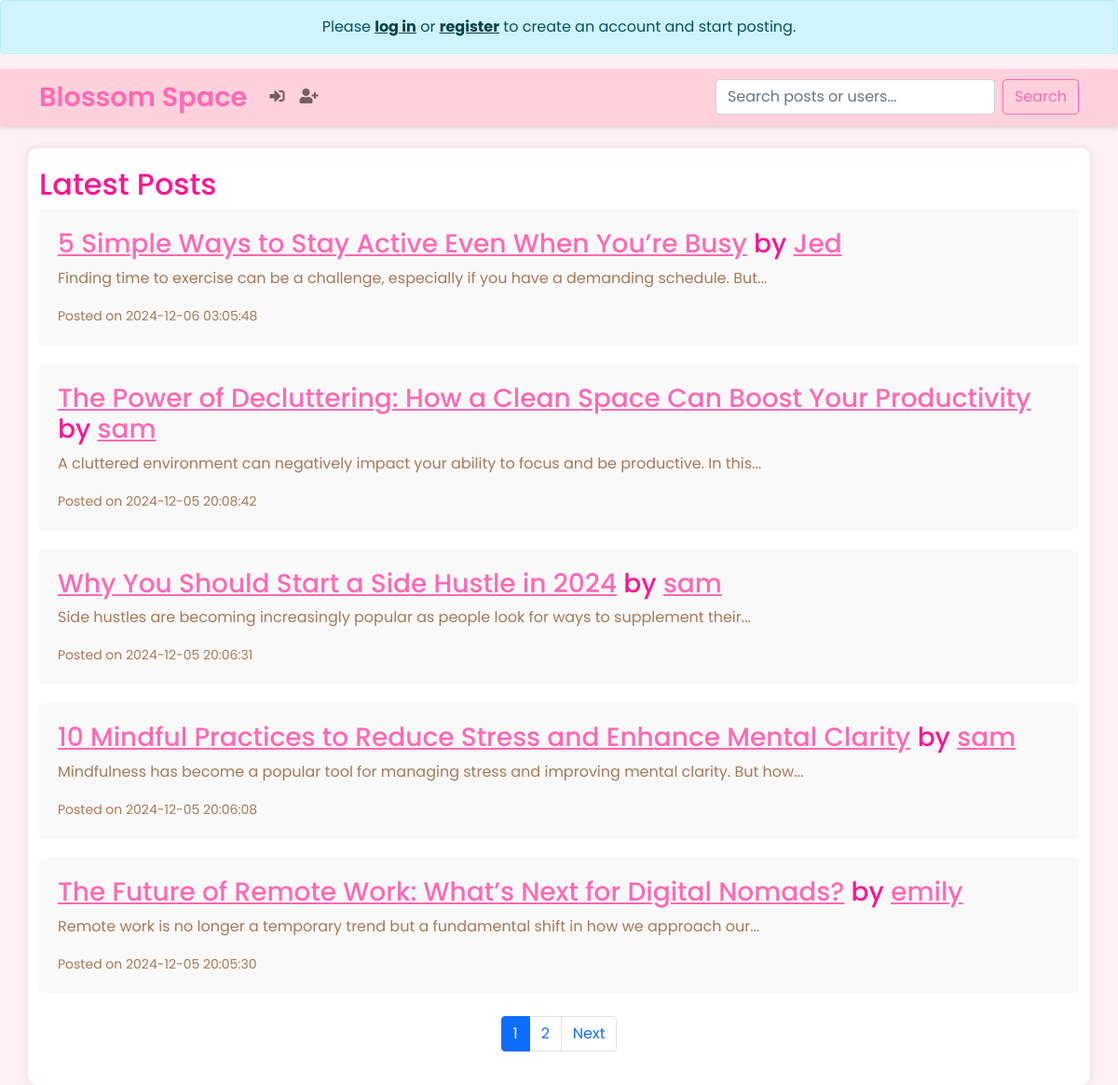
The page / on the database its author committed.
### tables this page shows
CREATE TABLE posts
                    (id INTEGER PRIMARY KEY AUTOINCREMENT,
                    title TEXT NOT NULL,
                    content TEXT NOT NULL,
                    created TIMESTAMP NOT NULL DEFAULT CURRENT_TIMESTAMP,
                    author_id INTEGER NOT NULL);

CREATE TABLE users
                    (id INTEGER PRIMARY KEY AUTOINCREMENT,
                    username TEXT UNIQUE NOT NULL,
                    password TEXT NOT NULL,
                    name TEXT,
                    bio TEXT);

### app.py (the view)
@app.route('/')
def index():
    page = request.args.get('page', 1, type=int)
    posts_per_page = 5
    offset = (page - 1) * posts_per_page
    with get_db_connection() as conn:
        total_posts = conn.execute('SELECT COUNT(*) FROM posts').fetchone()[0]
        total_pages = (total_posts + posts_per_page - 1) // posts_per_page
        posts = conn.execute('''
            SELECT posts.*, users.username, users.id as author_id
            FROM posts
            JOIN users ON posts.author_id = users.id
            ORDER BY posts.created DESC
            LIMIT ? OFFSET ?
        ''', (posts_per_page, offset)).fetchall()
    return render_template('index.html', posts=posts, page=page, total_pages=total_pages)

### app.py (called while the page is built)
def get_db_connection():
    conn = sqlite3.connect('blog.db')
    conn.row_factory = sqlite3.Row
    return conn

### templates/index.html (shortened to what this page needs)
{% extends 'base.html' %}
{% block content %}
    <h2>Latest Posts</h2>
    {% for post in posts %}
        <article>
            <h3>
                <a href="{{ url_for('post', post_id=post['id']) }}">{{ post['title'] }}</a>
                by <a href="{{ url_for('user_profile', user_id=post['author_id']) }}">{{ post['username'] }}</a>
            </h3>
            <p>{{ post['content']|truncate(100) }}</p>
            <small>Posted on {{ post['created'] }}</small>
        </article>
    {% endfor %}
    <nav aria-label="Page navigation">
        <ul class="pagination justify-content-center mt-4">
            {% for p in range(1, total_pages + 1) %}
                <li class="page-item {% if p == page %}active{% endif %}">
                    <a class="page-link" href="{{ url_for('index', page=p) }}">{{ p }}</a>
                </li>
            {% endfor %}
            {% if page < total_pages %}
                <li class="page-item">
                    <a class="page-link" href="{{ url_for('index', page=page+1) }}">Next</a>
                </li>
            {% endif %}
        </ul>
    </nav>
{% endblock %}

### templates/base.html (shortened to what this page needs)
<!DOCTYPE html>
<html lang="en">
<head>
    <link href="https://cdn.jsdelivr.net/npm/bootstrap@5.0.2/dist/css/bootstrap.min.css" rel="stylesheet">
    <link rel="stylesheet" href="{{ url_for('static', filename='styles.css') }}">
    <link rel="stylesheet" href="https://cdnjs.cloudflare.com/ajax/libs/font-awesome/5.15.3/css/all.min.css">
</head>
<body>
    {% if not current_user.is_authenticated %}
    <div class="alert alert-info text-center" role="alert">
        Please <a href="{{ url_for('login') }}" class="alert-link">log in</a> or <a href="{{ url_for('register') }}" class="alert-link">register</a> to create an account and start posting.
    </div>
    {% endif %}
    <header>
        <nav class="navbar navbar-expand-lg navbar-light">
            <div class="container">
                <h1 class="navbar-brand mb-0"><a href="{{ url_for('index') }}" class="text-decoration-none">Blossom Space</a></h1>
                <div class="collapse navbar-collapse justify-content-end" id="navbarNav">
                    <ul class="navbar-nav me-auto mb-2 mb-lg-0">
                        {% if current_user.is_authenticated %}
                            <li class="nav-item"><a class="nav-link" href="{{ url_for('create_post') }}" title="New Post"><i class="fas fa-plus-circle"></i><span class="sr-only">New Post</span></a></li>
                            <li class="nav-item"><a class="nav-link" href="{{ url_for('profile') }}" title="Profile"><i class="fas fa-user"></i><span class="sr-only">Profile</span></a></li>
                            <li class="nav-item"><a class="nav-link" href="{{ url_for('saved_posts') }}" title="Saved Posts"><i class="fas fa-bookmark"></i><span class="sr-only">Saved Posts</span></a></li>
                            <li class="nav-item"><a class="nav-link" href="{{ url_for('logout') }}" title="Logout"><i class="fas fa-sign-out-alt"></i><span class="sr-only">Logout</span></a></li>
                        {% else %}
                            <li class="nav-item"><a class="nav-link" href="{{ url_for('login') }}" title="Login"><i class="fas fa-sign-in-alt"></i><span class="sr-only">Login</span></a></li>
                            <li class="nav-item"><a class="nav-link" href="{{ url_for('register') }}" title="Register"><i class="fas fa-user-plus"></i><span class="sr-only">Register</span></a></li>
                        {% endif %}
                    </ul>
                </div>
                <form method="post" action="{{ url_for('search') }}" class="d-flex">
                    <input class="form-control me-2 search-bar" type="search" name="keyword" placeholder="Search posts or users..." style="width: 300px;" required>
                    <button class="btn btn-outline-pink" type="submit">Search</button>
                </form>
            </div>
        </nav>
    </header>
    <main class="container mt-4">
        {% block content %}{% endblock %}
    </main>
</body>
</html>

### static/styles.css (style rules this page uses)
:root { --pink-lightest: #FFF0F5; --pink-light: #FFD1DC; --pink-medium: #FFB6C1; --pink-dark: #FF69B4; --pink-darkest: #FF1493; --soft-white: #FFFFFF; --accent-brown: #A67A5B; }
body { font-family: 'Poppins', sans-serif; background-color: var(--pink-lightest); color: var(--accent-brown); }
.navbar { background-color: var(--pink-light); box-shadow: 0px 2px 5px rgba(0, 0, 0, 0.15); }
.navbar-brand { color: var(--pink-darkest); font-weight: 600; font-size: 1.8rem; }
.nav-link { color: var(--pink-dark); font-weight: 500; transition: color 0.2s ease; }
main { background-color: var(--soft-white); border-radius: 10px; padding: 20px; box-shadow: 0px 0px 10px rgba(0, 0, 0, 0.1); }
h1, h2, h3 { color: var(--pink-darkest); }
.btn-outline-pink { color: var(--pink-dark); border-color: var(--pink-dark); transition: all 0.2s ease; }
a { color: var(--pink-dark); }
article { position: relative; padding-bottom: 30px; margin-bottom: 30px; }
article { background-color: #f9f9f9; padding: 20px; margin-bottom: 20px; border-radius: 5px; }
.search-bar { width: 300px; }

### rows shown on the page
posts: title "5 Simple Ways to Stay Active Even When You’re Busy", username "Jed", content "Finding time to exercise can be a challenge, especially if you have a demanding schedule. But...", created "2024-12-06 03:05:48"
posts: title "The Power of Decluttering: How a Clean Space Can Boost Your Productivity", username "sam", content "A cluttered environment can negatively impact your ability to focus and be productive. In this...", created "2024-12-05 20:08:42"
posts: title "Why You Should Start a Side Hustle in 2024", username "sam", content "Side hustles are becoming increasingly popular as people look for ways to supplement their...", created "2024-12-05 20:06:31"
posts: title "10 Mindful Practices to Reduce Stress and Enhance Mental Clarity", username "sam", content "Mindfulness has become a popular tool for managing stress and improving mental clarity. But how...", created "2024-12-05 20:06:08"
posts: title "The Future of Remote Work: What’s Next for Digital Nomads?", username "emily", content "Remote work is no longer a temporary trend but a fundamental shift in how we approach our...", created "2024-12-05 20:05:30"

### other values the page prints
{{ p }} "1" "2"
